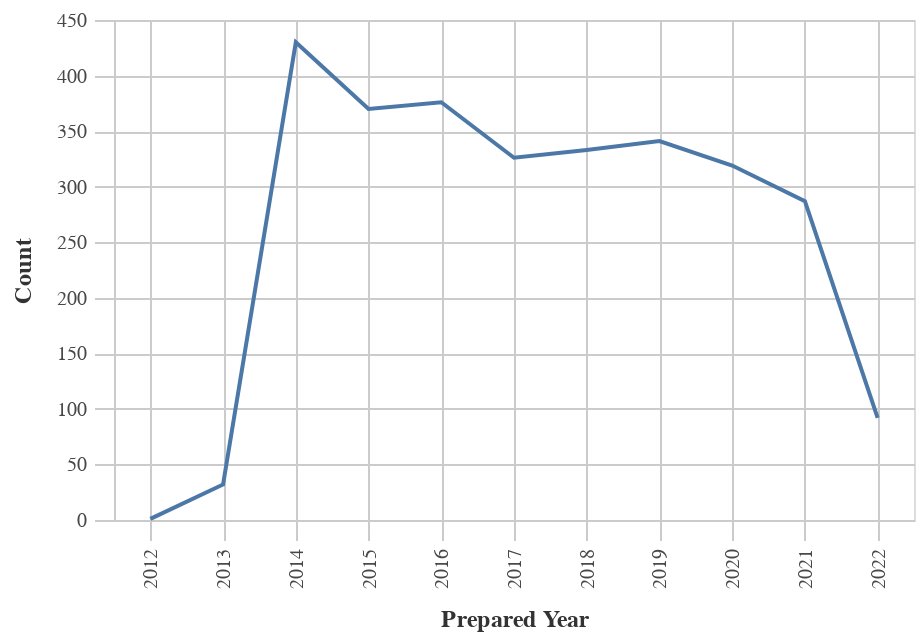

Write notebook code for a chart like this one.
### Code cell
#Line chart for Obligations by Year
chart_df = (df_top>>filter(_.variable=='prepared_y')).rename(columns= {"value":"Year"})
    
chart1= (_dla_utils_reports.basic_line_chart_test_no_save(chart_df, 'Year', 'count', district)).encode(x=alt.X('Year:O', title='Prepared Year'))
    
display(HTML("<h4><strong>Obligations by Year</strong></h4>"))
chart1

### Figure 1 — Vega-Lite specification as saved in the notebook (floating-point values rounded to 4 significant figures)
{"config": {"view": {"continuousWidth": 400, "continuousHeight": 300}, "axis": {"domainColor": "#cbcbcb", "grid": true, "gridColor": "#cbcbcb", "gridWidth": 1, "labelColor": "#474747", "labelFont": "Nunito Sans", "labelFontSize": 10, "labelPadding": 4, "tickColor": "#cbcbcb", "tickSize": 10, "titleColor": "#333", "titleFont": "Raleway", "titleFontSize": 12, "titlePadding": 10}, "axisBand": {"grid": false}, "background": "white", "font": "Raleway", "header": {"labelFont": "Nunito Sans", "titleFont": "Raleway"}, "legend": {"labelColor": "#333", "labelFont": "Nunito Sans", "labelFontSize": 11, "labelLimit": 0, "padding": 1, "symbolSize": 30, "symbolType": "square", "titleColor": "#333", "titleFont": "Raleway", "titleFontSize": 14, "titlePadding": 10}, "title": {"anchor": "middle", "font": "Raleway", "fontSize": 18, "fontWeight": 300, "offset": 20}}, "data": {"name": "data-e8ecb2f2937089f9efc041b18ebd8b85"}, "mark": "line", "encoding": {"tooltip": [{"field": "Year", "type": "quantitative"}, {"field": "count", "type": "quantitative"}], "x": {"field": "Year", "title": "Prepared Year", "type": "ordinal"}, "y": {"field": "count", "title": "Count", "type": "quantitative"}}, "height": 250, "width": 400, "$schema": "https://vega.github.io/schema/vega-lite/v4.17.0.json", "datasets": {"data-e8ecb2f2937089f9efc041b18ebd8b85": [{"Year": 2014.0, "count": 430, "variable": "prepared_y"}, {"Year": 2016.0, "count": 376, "variable": "prepared_y"}, {"Year": 2015.0, "count": 370, "variable": "prepared_y"}, {"Year": 2019.0, "count": 341, "variable": "prepared_y"}, {"Year": 2018.0, "count": 333, "variable": "prepared_y"}, {"Year": 2017.0, "count": 326, "variable": "prepared_y"}, {"Year": 2020.0, "count": 319, "variable": "prepared_y"}, {"Year": 2021.0, "count": 287, "variable": "prepared_y"}, {"Year": 2022.0, "count": 92, "variable": "prepared_y"}, {"Year": 2013.0, "count": 32, "variable": "prepared_y"}, {"Year": 2012.0, "count": 1, "variable": "prepared_y"}]}}
